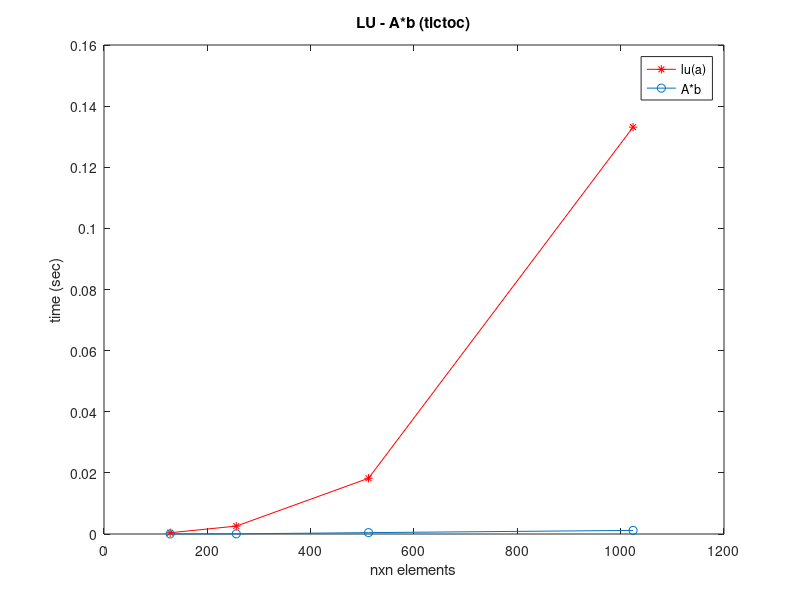

Source code (MATLAB):

%% KWDIKAS GIA TO ERWTHMA 2iiA

k=1; %metrhths me ton opoio kataxwrw 
x=zeros(2,4);   % tis metrhseis sto mhtrwo "x"

for i=7:10  % 4 epanalhpseis oses kai oi diastaseis pou pernoun 
            % ta mhtrwa
    
   n=2^i;   %xrhsimopoiw gia to i tis times 7 ews 10 
            % wste na ypologizw to n apeftheias
   
            
   A=rand(n,n);     % mhtrwo nxn 
   b=rand(n,1);     %dianysma n
   L=zeros(n,n);    %arxikopoiw ta dianysmata L, U poy xrhsimopoiei
   U=zeros(n,n);    % h synarthsh lu gia na mhn katanalwnontai poroi
                    % sthn synexeia
   
    tic
    lu(A);          %metrhsh ekteleshs ths lu kai kataxwrish twn 
    x(1,k)=toc;     %apotelesmatwn sthn prwth grammh tou mhtrwou "x"
    
    tic
    A*b;            %metrhsh ekteleshs A*b kai kataxwrish twn 
    x(2,k)=toc;     % twn apotelesmatwn sthn defterh grammh tou mhtrwou "x"
    k=k+1;
    
end
y = [128,256, 512,  1024];     %orizw tis times sto aksona y me to mhtrwo "y"  
figure
plot(y, x(1,:), 'r*-')         % to diagramma pou apeikonizei ton xrono ekteleshs ths entolhs lu(A)
                               % oi times ston aksona x einai oi times pou
                               % einai kataxwrimenes sthn prwth seira tou
                               % mhtrwou "x"
hold on
plot(y, x(2,:), '-o')          % to diagramma pou apeikonizei ton xrono ekteleshs ths entolhs lu(A)
                               % oi times ston aksona x einai oi times pou
                               % einai kataxwrimenes sthn prwth seira tou
                               % mhtrwou "x"
hold off
xlabel('nxn elements')         %label gia ton aksona x
ylabel('time (sec)')           %label gia ton aksona y
title('LU - A*b (tictoc)')              %o titlos tou diagrammatos
legend('lu(a)','A*b')          %perigrafh tou kathe grafimatos
    
    